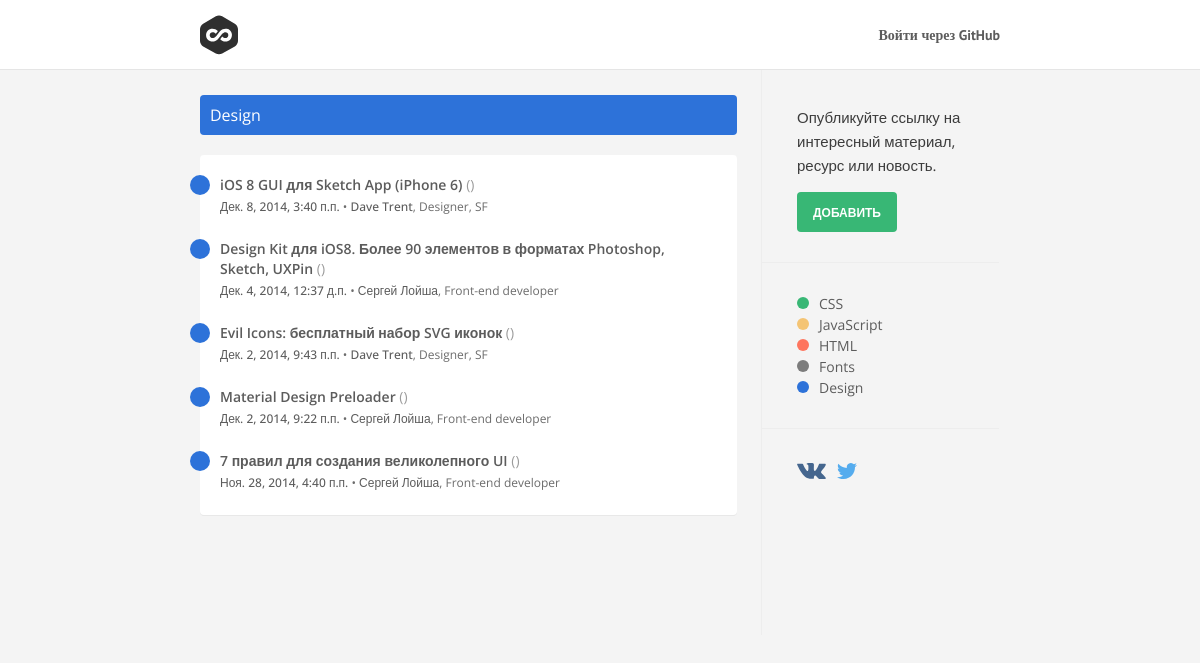
Page /category/design on the committed database.
### link/models.py (models this page shows, shortened)
class Category(models.Model):
    class Meta():
        verbose_name = "Категория"
        verbose_name_plural = "Категории"
    category_title = models.CharField(max_length=250)
    category_slug = models.SlugField(unique=True)
    def __unicode__(self):
        return self.category_title
    @permalink
    def get_absolute_url(self):
        return ('view_link_category', None, { 'slug': self.category_slug })

class Link(models.Model):
    class Meta():
        verbose_name = "Ссылка"
        verbose_name_plural = "Ссылки"
    link_title = models.CharField(max_length=250)
    link_slug = models.SlugField(max_length=250)
    link_url = models.URLField()
    link_category = models.ForeignKey('link.Category', default=lambda: Category.objects.get(id=1))
    link_author = models.ForeignKey(User, default=1)
    link_created = models.DateTimeField(auto_now=True)
    @property
    def domain(self):
        return urlparse(self.link_url).netloc
    @permalink
    def get_absolute_url(self):
        return ('view_link', None, { 'id': self.id })
    @permalink
    def get_redirect_url(self):
        return ('redirect_link', None, { 'id': self.id })

### userprofile/models.py (models this page shows, shortened)
class UserProfile(models.Model):
    user = models.OneToOneField(User)
    post = models.CharField(max_length=250, verbose_name='Должность', blank=True)
    @permalink
    def get_absolute_url(self):
        return ('view_user', None, { 'id': self.user.id })
    class Meta:
        verbose_name = 'Профиль'
        verbose_name_plural = 'Профили'

### link/views.py (the view)
# urls.py: url(r'^category/(?P<slug>[^\.]+)', 'link.views.view_link_category', name='view_link_category'),
def view_link_category(request, slug):
	category = get_object_or_404(Category, category_slug=slug)
	links_list = Link.objects.filter(link_category=category).all().order_by('-link_created')
	paginator = Paginator(links_list, 25)
	page = request.GET.get('page')
	try:
		links = paginator.page(page)
	except PageNotAnInteger:
		links = paginator.page(1)
	except EmptyPage:
		links = paginator.page(paginator.num_pages)
	return render(request, 'view_category.html', {
		'categories': Category.objects.all(),
		'category': category,
		'links': links
	})

### templates/view_category.html (shortened to what this page needs)
{% extends "base.html" %}
{% block content_main %}
	{% if links.number == 1 %}
		<div class="category-head {{category.category_slug}}">
			<h3>{{ category }}</h3>
		</div>
	{% endif %}
	{% include "includes/links_block.html" %}
{% endblock content_main %}

### templates/base.html (shortened to what this page needs)
<!DOCTYPE html>
<html lang="en">
<head>
	{% load staticfiles %}
	<link rel="stylesheet" href="{% static 'css/style.css' %}">
</head>
<body>
		<div id="header">
			<div class="header-wrapper clearfix">
				<a href="/" target="_self" class="logo">Lkd</a>
				<ul class="account">
				{% if user.is_authenticated %}
					<li><a href="">Аккаунт <sup>{{ user.username }}</sup></a></li>
					<li><a href="{% url 'logout' %}" class="btn btn-green">Выйти</a></li>
				{% else %}
					<li><a href="{% url 'socialauth_begin' 'github' %}">Войти через GitHub</a></li>
				{% endif %}
				</ul>
			</div>
		</div>
		<div class="container">
			<div class="content-main">
			{% block content_main %}
			{% endblock content_main %}
			</div>
			{% block content_sidebar %}
			<div class="content-sidebar">
				{% block content_sidebar_link %}
				<div class="content-section first">
					<p>Опубликуйте ссылку на интересный материал, ресурс или новость.</p>
					<a href="{% url 'new' %}" class="btn btn-green"><span>Добавить</span></a>
				</div>
				{% endblock content_sidebar_link %}
				{% block content_sidebar_categories %}
				<div class="content-section">
					{% if categories %}
					<div class="categories-list">
					{% for category in categories %}
						<a href="{{ category.get_absolute_url }}"><i class="circle {{ category.category_slug }}"></i>{{ category }}</a>
					{% endfor %}
					</div>
					{% endif %}
				</div>
				{% endblock content_sidebar_categories %}
				{% block content_sidebar_social %}
					<div class="content-section">
						<a href="{{ SITE_VK_URL }}" class="social vk" target="_blank"></a>
						<a href="{{ SITE_TW_URL }}" class="social tw" target="_blank"></a>
					</div>
				{% endblock content_sidebar_social %}
			</div>
			{% endblock content_sidebar %}
		</div>
</body>
</html>

### templates/includes/links_block.html (shortened to what this page needs)
{% if links %}
{% load pytils_dt %}
<div class="links">
	<ul>
	{% for link in links %}
		<li>
			<a href="{{ link.get_redirect_url }}" target="_blank">
				<div class="badge {{ link.link_category.category_slug }}"></div>
				{{ link.link_title }} <span>({{link.domain}})</span>
			</a>
			<p>
				<time datetime="{{link.link_created|date:'Y-m-d H:s'}}">
					<a href="{{ link.get_absolute_url }}">{{ link.link_created|distance_of_time }}</a>
				</time> &bull; <span><a href="{{ link.link_author.userprofile.get_absolute_url }}">{{ link.link_author.first_name }} {{ link.link_author.last_name }}</a>, {{ link.link_author.userprofile.post }}</span>
			</p>
		</li>
	{% endfor %}
	</ul>
</div>
{% endif %}

### rows in the picture
Category: category_title "Design"
Link: link_title "iOS 8 GUI для Sketch App (iPhone 6)", link_created|distance_of_time "Дек. 8, 2014, 3:40 п.п.", link_author.first_name "Dave", link_author.last_name "Trent", link_author.userprofile.post "Designer, SF"
Link: link_title "Design Kit для iOS8. Более 90 элементов в форматах Photoshop, Sketch, UXPin", link_created|distance_of_time "Дек. 4, 2014, 12:37 д.п.", link_author.first_name "Сергей", link_author.last_name "Лойша", link_author.userprofile.post "Front-end developer"
Link: link_title "Evil Icons: бесплатный набор SVG иконок", link_created|distance_of_time "Дек. 2, 2014, 9:43 п.п.", link_author.first_name "Dave", link_author.last_name "Trent", link_author.userprofile.post "Designer, SF"
Link: link_title "Material Design Preloader", link_created|distance_of_time "Дек. 2, 2014, 9:22 п.п.", link_author.first_name "Сергей", link_author.last_name "Лойша", link_author.userprofile.post "Front-end developer"
Link: link_title "7 правил для создания великолепного UI", link_created|distance_of_time "Ноя. 28, 2014, 4:40 п.п.", link_author.first_name "Сергей", link_author.last_name "Лойша", link_author.userprofile.post "Front-end developer"
Category: category_title "CSS"
Category: category_title "JavaScript"
Category: category_title "HTML"
Category: category_title "Fonts"
